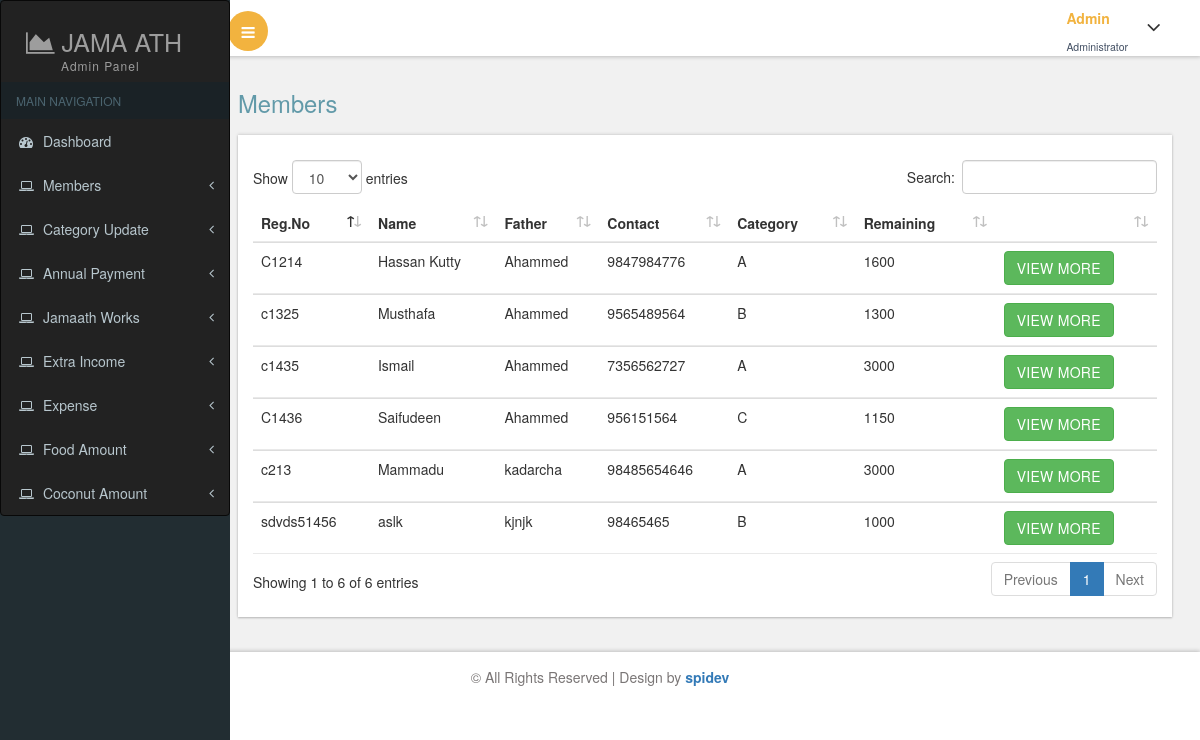
Page /payments.php (signed in) on the committed database.
### tables this page shows
CREATE TABLE `members` (
  `member_id` int(3) NOT NULL,
  `name` varchar(100) DEFAULT NULL,
  `father_name` varchar(100) DEFAULT NULL,
  `location` varchar(50) NOT NULL,
  `door_no` varchar(5) DEFAULT NULL,
  `mobile` varchar(30) DEFAULT NULL,
  `register_no` varchar(20) DEFAULT NULL,
  `category_ref` int(11) NOT NULL,
  `isjamaath` int(1) DEFAULT NULL,
  `coconut` int(11) NOT NULL
);

CREATE TABLE `category` (
  `category_id` int(11) NOT NULL,
  `category_name` varchar(100) NOT NULL,
  `amount` varchar(10) NOT NULL
);

### payments.php (the view, shortened to what this page needs)
<?php
require 'db.php';
?>
<!DOCTYPE HTML>
<html>
<head>
<link href="css/bootstrap.css" rel='stylesheet' type='text/css' />
<link href="css/style.css" rel='stylesheet' type='text/css' />
<link href="css/font-awesome.css" rel="stylesheet">
 <link href='css/SidebarNav.min.css' media='all' rel='stylesheet' type='text/css'/>
           <link rel="stylesheet" href="css/bootstrap.min.css" />
<link href="css/custom.css" rel="stylesheet">
<link href="css/dataTables.bootstrap4.min.css" rel='stylesheet' type='text/css' />
</head>
<body class="cbp-spmenu-push">
	<div class="main-content">
<?php include 'header.php'; ?>
		<div id="page-wrapper">
				<h2 class="title1">Members</h2>
					<div class="panel-body widget-shadow">
					<div class="table-responsive">
					<p id="msg"></p>
						<table id="myTable" class="table">
							<thead>
								<tr>
								  <th>Reg.No</th>
								  <th>Name</th>
								  <th>Father</th>
								  <th>Contact</th>
								  <th>Category</th>
								  <th>Remaining</th>
								  <th></th>
								</tr>
							</thead>
							<tbody>
								<?php
									$query = "SELECT * FROM members,category where members.category_ref=category.category_id";
									$result = mysqli_query($connect, $query);
									while($row = mysqli_fetch_array($result))
								{
								  $remamount = mysqli_fetch_array(mysqli_query($connect, "select (SELECT SUM(amount) as amount1 FROM annualpayment where member_ref=".$row['member_id'].") as t1, (select SUM(amount) as amount2 from annualpaymentpaid  WHERE member_ref=".$row['member_id'].") as t2"));
								  echo'<tr><td>'.$row['register_no'].'</td>
								  <td>'.$row['name'].'</td>
								  <td>'.$row['father_name'].'</td>
								  <td>'.$row['mobile'].'</td>
								  <td>'.$row['category_name'].'</td>
								  <td>'.(($remamount['t1'])-($remamount['t2'])).'</td>
								  <td>
								  <a href="more.php?id='.$row['member_id'].'"><input type="button" name="view" value="View More"  class="btn btn-success" /></a></td></tr>';
								}
								?>
							</tbody>
						</table>
					</div></div>
		</div>
		<div class="footer">
		   <p>&copy; All Rights Reserved | Design by <a href="" target="_blank">spidev</a></p>
	   </div>
	</div>
</body>
</html>

### css/custom.css (style rules this page uses)
#page-wrapper { padding:5em 2em 2.5em; background-color: #F1F1F1; }

### rows in the picture
members: register_no "C1214", name "Hassan Kutty", father_name "Ahammed", mobile "9847984776", category_ref.category_name "A", t2 "1600"
members: register_no "c1435", name "Ismail", father_name "Ahammed", mobile "7356562727", category_ref.category_name "A", t2 "3000"
members: register_no "c1325", name "Musthafa", father_name "Ahammed", mobile "9565489564", category_ref.category_name "B", t2 "1300"
members: register_no "C1436", name "Saifudeen", father_name "Ahammed", mobile "956151564", category_ref.category_name "C", t2 "1150"
members: register_no "c213", name "Mammadu", father_name "kadarcha", mobile "98485654646", category_ref.category_name "A", t2 "3000"
members: register_no "sdvds51456", name "aslk", father_name "kjnjk", mobile "98465465", category_ref.category_name "B", t2 "1000"
